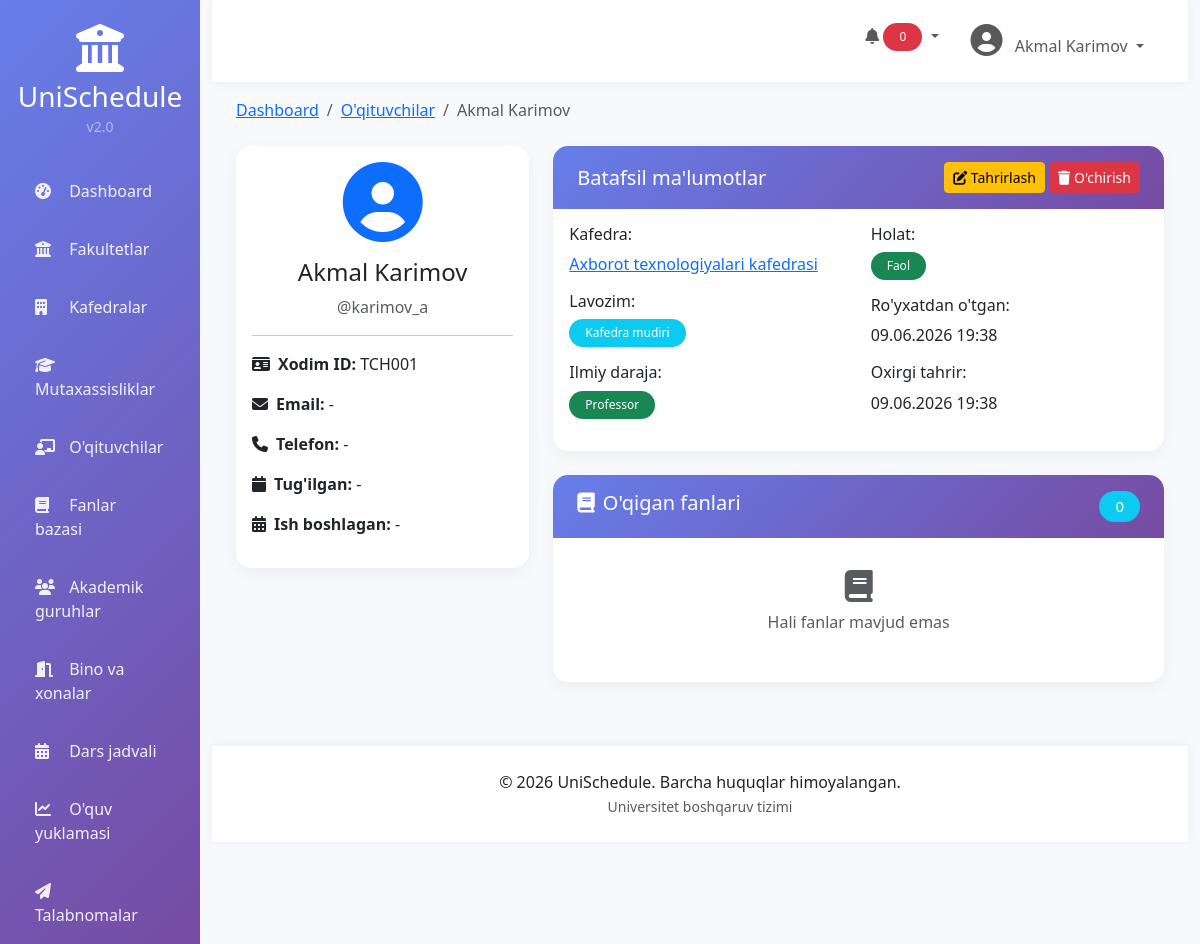
The app's page /teachers/1/ (signed in) with its own data.
### teachers/models.py (models this page shows, shortened)
class Teacher(models.Model):
    ACADEMIC_DEGREES = [
        ('none', "Yo'q"),
        ('phd', "PhD"),
        ('dsc', "DSc"),
        ('professor', "Professor"),
    ]
    POSITIONS = [
        ('teacher', "O'qituvchi"),
        ('senior_teacher', "Katta o'qituvchi"),
        ('docent', "Dotsent"),
        ('professor', "Professor"),
        ('head', "Kafedra mudiri"),
    ]
    user = models.OneToOneField(User, on_delete=models.CASCADE, related_name='teacher_profile',
                                verbose_name="Foydalanuvchi")
    department = models.ForeignKey(Department, on_delete=models.SET_NULL, null=True, related_name='teachers',
                                   verbose_name="Kafedra")
    academic_degree = models.CharField(max_length=20, choices=ACADEMIC_DEGREES, default='none',
                                       verbose_name="Ilmiy daraja")
    position = models.CharField(max_length=20, choices=POSITIONS, default='teacher', verbose_name="Lavozim")
    employee_id = models.CharField(max_length=50, unique=True, blank=True, verbose_name="Xodim ID")
    phone = models.CharField(max_length=20, blank=True, verbose_name="Telefon")
    address = models.TextField(blank=True, verbose_name="Manzil")
    birth_date = models.DateField(null=True, blank=True, verbose_name="Tug'ilgan sana")
    start_date = models.DateField(null=True, blank=True, verbose_name="Ish boshlagan sana")
    is_active = models.BooleanField(default=True, verbose_name="Faol")
    created_at = models.DateTimeField(auto_now_add=True)
    updated_at = models.DateTimeField(auto_now=True)
    class Meta:
        verbose_name = "O'qituvchi"
        verbose_name_plural = "O'qituvchilar"
        ordering = ['user__last_name', 'user__first_name']
    def get_full_name(self):
        return self.user.get_full_name()

### departments/models.py (models this page shows, shortened)
class Department(models.Model):
    name = models.CharField(max_length=255, verbose_name="Nomi")
    code = models.CharField(max_length=20, unique=True, verbose_name="Kodi")
    faculty = models.ForeignKey(Faculty, on_delete=models.CASCADE, related_name='departments', verbose_name="Fakultet")
    head_name = models.CharField(max_length=255, blank=True, verbose_name="Kafedra mudiri")
    phone = models.CharField(max_length=20, blank=True, verbose_name="Telefon")
    email = models.EmailField(blank=True, verbose_name="Email")
    description = models.TextField(blank=True, verbose_name="Tavsif")
    created_at = models.DateTimeField(auto_now_add=True)
    updated_at = models.DateTimeField(auto_now=True)
    class Meta:
        verbose_name = "Kafedra"
        verbose_name_plural = "Kafedralar"
        ordering = ['faculty__name', 'name']

### teachers/views.py (the view)
# urls.py: path('<int:pk>/', views.teacher_detail, name='teacher_detail'),
@login_required
def teacher_detail(request, pk):
    teacher = get_object_or_404(Teacher, pk=pk)
    context = {
        'teacher': teacher,
    }
    return render(request, 'teachers/detail.html', context)

### templates/teachers/detail.html (shortened to what this page needs)
{% extends 'base.html' %}
{% block content %}
<div class="mb-4">
    <nav aria-label="breadcrumb">
        <ol class="breadcrumb">
            <li class="breadcrumb-item"><a href="/">Dashboard</a></li>
            <li class="breadcrumb-item"><a href="{% url 'teacher_list' %}">O'qituvchilar</a></li>
            <li class="breadcrumb-item active">{{ teacher.get_full_name }}</li>
        </ol>
    </nav>
</div>
<div class="row">
    <div class="col-md-4">
        <div class="card text-center">
            <div class="card-body">
                <i class="fas fa-user-circle fa-5x text-primary mb-3"></i>
                <h4>{{ teacher.get_full_name }}</h4>
                <p class="text-muted">@{{ teacher.user.username }}</p>
                <hr>
                <div class="text-start">
                    <p><strong><i class="fas fa-id-card me-2"></i>Xodim ID:</strong> {{ teacher.employee_id|default:"-" }}</p>
                    <p><strong><i class="fas fa-envelope me-2"></i>Email:</strong> {{ teacher.user.email|default:"-" }}</p>
                    <p><strong><i class="fas fa-phone me-2"></i>Telefon:</strong> {{ teacher.phone|default:"-" }}</p>
                    <p><strong><i class="fas fa-calendar me-2"></i>Tug'ilgan:</strong> {{ teacher.birth_date|date:"d.m.Y"|default:"-" }}</p>
                    <p><strong><i class="fas fa-calendar-alt me-2"></i>Ish boshlagan:</strong> {{ teacher.start_date|date:"d.m.Y"|default:"-" }}</p>
                </div>
            </div>
        </div>
    </div>
    <div class="col-md-8">
        <div class="card mb-4">
            <div class="card-header d-flex justify-content-between align-items-center">
                <h5 class="mb-0">Batafsil ma'lumotlar</h5>
                <div>
                    <a href="{% url 'teacher_edit' teacher.id %}" class="btn btn-warning btn-sm">
                        <i class="fas fa-edit"></i> Tahrirlash
                    </a>
                    <a href="{% url 'teacher_delete' teacher.id %}" class="btn btn-danger btn-sm">
                        <i class="fas fa-trash"></i> O'chirish
                    </a>
                </div>
            </div>
            <div class="card-body">
                <div class="row">
                    <div class="col-md-6">
                        <h6>Kafedra:</h6>
                        <p><a href="{% url 'department_detail' teacher.department.id %}">{{ teacher.department.name }}</a></p>
                        <h6>Lavozim:</h6>
                        <p><span class="badge bg-info">{{ teacher.get_position_display }}</span></p>
                        <h6>Ilmiy daraja:</h6>
                        <p><span class="badge bg-success">{{ teacher.get_academic_degree_display }}</span></p>
                    </div>
                    <div class="col-md-6">
                        <h6>Holat:</h6>
                        <p>
                            {% if teacher.is_active %}
                                <span class="badge bg-success">Faol</span>
                            {% else %}
                                <span class="badge bg-danger">Faol emas</span>
                            {% endif %}
                        </p>
                        <h6>Ro'yxatdan o'tgan:</h6>
                        <p>{{ teacher.created_at|date:"d.m.Y H:i" }}</p>
                        <h6>Oxirgi tahrir:</h6>
                        <p>{{ teacher.updated_at|date:"d.m.Y H:i" }}</p>
                    </div>
                </div>
            </div>
        </div>
        <div class="card">
            <div class="card-header">
                <h5 class="mb-0">
                    <i class="fas fa-book me-2"></i>O'qigan fanlari
                    <span class="badge bg-info float-end">0</span>
                </h5>
            </div>
            <div class="card-body">
                <p class="text-muted text-center py-3">
                    <i class="fas fa-book fa-2x mb-2"></i><br>
                    Hali fanlar mavjud emas
                </p>
            </div>
        </div>
    </div>
</div>
{% endblock %}

### templates/base.html (shortened to what this page needs)
<!DOCTYPE html>
<html lang="uz">
<head>
    <link href="https://cdn.jsdelivr.net/npm/bootstrap@5.3.0/dist/css/bootstrap.min.css" rel="stylesheet">
    <link href="https://cdnjs.cloudflare.com/ajax/libs/font-awesome/6.4.0/css/all.min.css" rel="stylesheet">
    <link href="https://cdn.datatables.net/1.13.6/css/dataTables.bootstrap5.min.css" rel="stylesheet">
    {% load static %}
    <link rel="stylesheet" href="{% static 'css/style.css' %}">
</head>
<body>
    <div class="container-fluid">
        <div class="row">
            <div class="col-md-3 col-lg-2 px-0 sidebar" id="sidebar">
                <div class="text-center py-4">
                    <div class="logo">
                        <i class="fas fa-university fa-3x text-white mb-2"></i>
                        <h3 class="text-white mb-0">UniSchedule</h3>
                        <small class="text-white-50">v2.0</small>
                    </div>
                </div>
                <nav class="nav flex-column">
                    <a class="nav-link {% if request.resolver_match.url_name == 'dashboard' %}active{% endif %}" href="/">
                        <i class="fas fa-tachometer-alt"></i> <span>Dashboard</span>
                    </a>
                    <a class="nav-link" href="/faculties/">
                        <i class="fas fa-university"></i> <span>Fakultetlar</span>
                    </a>
                    <a class="nav-link" href="/departments/">
                        <i class="fas fa-building"></i> <span>Kafedralar</span>
                    </a>
                    <a class="nav-link" href="/specializations/">
                        <i class="fas fa-graduation-cap"></i> <span>Mutaxassisliklar</span>
                    </a>
                    <a class="nav-link" href="/teachers/">
                        <i class="fas fa-chalkboard-user"></i> <span>O'qituvchilar</span>
                    </a>
                    <a class="nav-link" href="/subjects/">
                        <i class="fas fa-book"></i> <span>Fanlar bazasi</span>
                    </a>
                    <a class="nav-link" href="/groups/">
                        <i class="fas fa-users"></i> <span>Akademik guruhlar</span>
                    </a>
                    <a class="nav-link" href="/rooms/">
                        <i class="fas fa-door-open"></i> <span>Bino va xonalar</span>
                    </a>
                    <a class="nav-link" href="/schedule/">
                        <i class="fas fa-calendar-alt"></i> <span>Dars jadvali</span>
                    </a>
                    <a class="nav-link" href="/workload/">
                        <i class="fas fa-chart-line"></i> <span>O'quv yuklamasi</span>
                    </a>
                    <a class="nav-link" href="/requests/">
                        <i class="fas fa-paper-plane"></i> <span>Talabnomalar</span>
                    </a>
                </nav>
            </div>
            <div class="col-md-9 col-lg-10 main-content">
                <nav class="navbar navbar-expand-lg navbar-custom">
                    <div class="container-fluid">
                        <div class="collapse navbar-collapse">
                            <ul class="navbar-nav ms-auto">
                                <li class="nav-item me-3">
                                    <div class="dropdown">
                                        <button class="btn btn-link nav-link dropdown-toggle" type="button" id="notificationDropdown" data-bs-toggle="dropdown">
                                            <i class="fas fa-bell"></i>
                                            <span class="badge bg-danger" id="notificationBadge">0</span>
                                        </button>
                                    </div>
                                </li>
                                <li class="nav-item dropdown">
                                    <a class="nav-link dropdown-toggle" href="#" id="navbarDropdown" role="button" data-bs-toggle="dropdown">
                                        <i class="fas fa-user-circle fa-2x"></i>
                                        <span class="ms-2">{{ user.get_full_name|default:user.username }}</span>
                                    </a>
                                </li>
                            </ul>
                        </div>
                    </div>
                </nav>
                <div class="px-4 py-3 fade-in">
                    {% block content %}{% endblock %}
                </div>
                <div class="footer">
                    <p class="mb-0">
                        &copy; 2026 UniSchedule. Barcha huquqlar himoyalangan.
                        <br>
                        <small class="text-muted">Universitet boshqaruv tizimi</small>
                    </p>
                </div>
            </div>
        </div>
    </div>
</body>
</html>

### static/css/style.css (style rules this page uses)
:root { --primary: #667eea; --primary-dark: #5a67d8; --secondary: #764ba2; --success: #48bb78; --danger: #f56565; --warning: #ed8936; --info: #4299e1; --dark: #2d3748; --light: #f7fafc; }
* { margin: 0; padding: 0; box-sizing: border-box; }
body { font-family: 'Segoe UI', Tahoma, Geneva, Verdana, sans-serif; background: linear-gradient(135deg, #667eea 0%, #764ba2 100%); min-height: 100vh; }
.sidebar { background: linear-gradient(135deg, var(--primary) 0%, var(--secondary) 100%); box-shadow: 2px 0 20px rgba(0,0,0,0.1); transition: all 0.3s; }
.sidebar .nav-link { color: rgba(255,255,255,0.9); padding: 12px 20px; margin: 5px 15px; border-radius: 10px; transition: all 0.3s; position: relative; overflow: hidden; }
.sidebar .nav-link::before { content: ''; position: absolute; top: 0; left: -100%; width: 100%; height: 100%; background: rgba(255,255,255,0.1); transition: left 0.3s; }
.sidebar .nav-link i { margin-right: 10px; width: 20px; }
.main-content { background: #f8f9fc; min-height: 100vh; }
.navbar-custom { background: white; box-shadow: 0 2px 10px rgba(0,0,0,0.05); padding: 1rem 1.5rem; }
.card { border: none; border-radius: 15px; box-shadow: 0 5px 15px rgba(0,0,0,0.05); transition: all 0.3s; overflow: hidden; }
.card-header { background: linear-gradient(135deg, var(--primary) 0%, var(--secondary) 100%); color: white; border: none; padding: 1rem 1.5rem; }
.card-header h5, .card-header h6 { margin: 0; color: white; }
.badge { padding: 0.5rem 1rem; border-radius: 20px; font-weight: 500; }
.fade-in { animation: fadeIn 0.5s ease-in; }
.footer { background: white; padding: 1.5rem; text-align: center; margin-top: 3rem; box-shadow: 0 -2px 10px rgba(0,0,0,0.05); }

### templates/base.html (style rules this page uses)
.sidebar { min-height: 100vh; }

### records on screen
Teacher: get_full_name "Akmal Karimov", user.username "karimov_a", employee_id "TCH001", user.email "-", phone "-", birth_date "-", start_date "-", department.name "Axborot texnologiyalari kafedrasi", position "Kafedra mudiri", academic_degree "Professor", created_at "09.06.2026 19:38", updated_at "09.06.2026 19:38"

### other values on screen
{{ user.get_full_name|default:user.username }} "Akmal Karimov"
